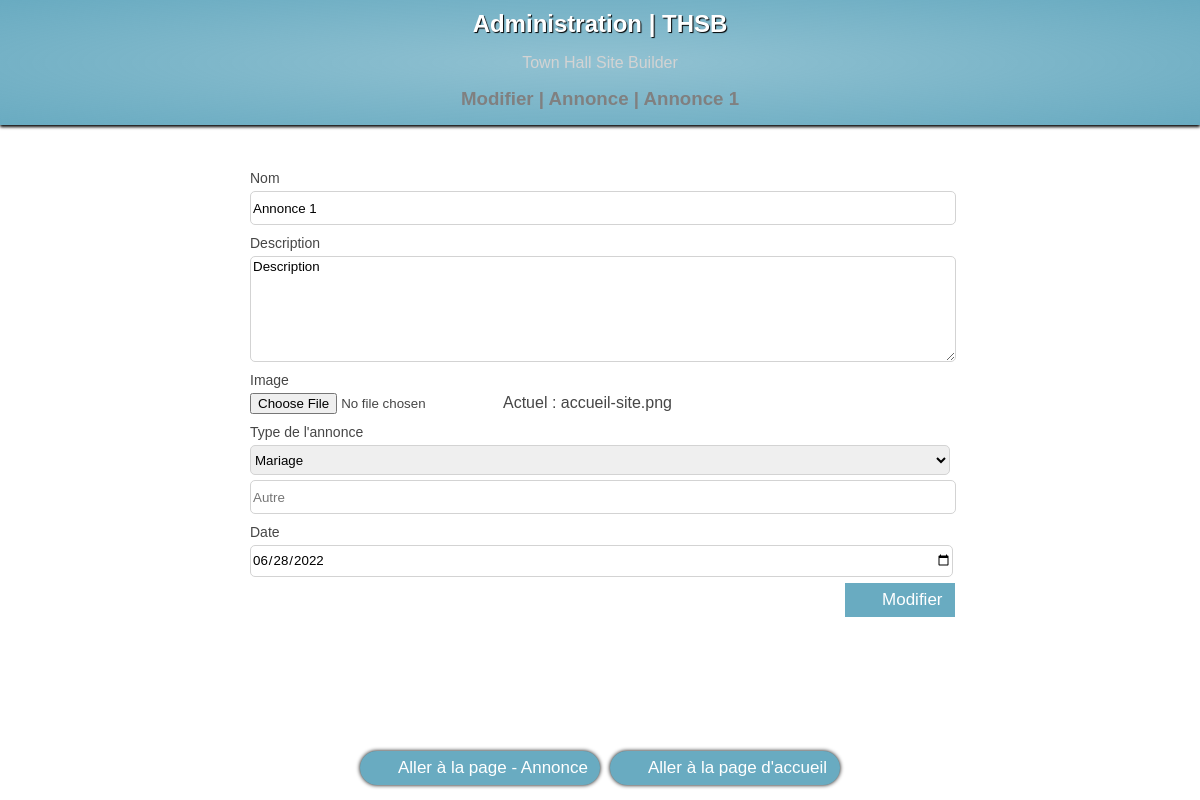
The app's page /admin/modifier.php?elementType=annonce&id=1 (signed in) with its own data.
### tables this page shows
CREATE TABLE annonces(
            id INTEGER PRIMARY KEY
        , nom varchar(50) NOT NULL, description text NOT NULL, image varchar(255) NULL, type varchar(255) NOT NULL, date date NOT NULL);

### classes/Property.php (called while the page is built, shortened)
<?php
class Property{
    private $name;
    private $label;
    private $type;
    private $nullable;
    public function __construct(string $name, string $label, string $type, int $maxLength = null, bool $nullable = false, array $validationRules = []){
        $this->name = $name;
        $this->label = $label;
        $this->nullable = $nullable;
        $type = strtolower($type);
        if(in_array($type, ["int", "varchar", "text", "longtext", "boolean", "date"])){
            $this->type = $type;
        }else{
            throw new InvalidArgumentException("Le type $type n'est pas reconnu");
        }
    }
    public function getName()
    {
        return $this->name;
    }
    public function isNullable()
    {
        return $this->nullable;
    }
    public function getType()
    {
        return $this->type;
    }
    public function getLabel()
    {
        return $this->label;
    }
}

### classes/Contenu.php (called while the page is built, shortened)
<?php
require_once __DIR__."/ElementSchema.php";
require_once __DIR__."/Property.php";
require_once __DIR__."/FileProperty.php";
class Contenu extends ElementSchema{
    public function __construct(string $table, array $properties, string $imagesFolder, string $page = null, array $validationRules = []){
        $contenuProperties = [];
        $contenuProperties[] = new Property("nom","Nom", "varchar", 50, false);
        $contenuProperties[] = new Property("description","Description", "text", null, false);
        $contenuProperties[] = new FileProperty("image", "Image", $imagesFolder, ["pdf", "jpg", "jpeg", "png"], true);
    }
}

### biblio/gestionnaire-model.php (called while the page is built)
<?php
require_once __DIR__."/../classes/ElementSchema.php";
require_once __DIR__."/../model.php";
function getElementSchema(string $elementType):?ElementSchema
{
    global $_MODEL;
    if(array_key_exists($elementType, $_MODEL)){
        return $_MODEL[$elementType];
    }else{
        throw new InvalidArgumentException("Le type d'élément $elementType n'est pas reconnu");
    }
}

### classes/ElementSchema.php (called while the page is built, shortened)
<?php
require_once __DIR__."/Property.php";
class ElementSchema{
    private $table;
    private $page;
    private $properties = [];
    public function __construct(string $table, array $properties, string $page = null, array $validationRules = []){
        $this->table = $table;
        $this->page = $page != null ? $page.".php" : null;
        foreach($properties as $property){
            if(is_object($property) && $property instanceof Property){
                $this->properties[$property->getName()] = $property;
            }
        }
    }
    public function getProperties()
    {
        return $this->properties;
    }
    public function getTable()
    {
        return $this->table;
    }
    public function getPage()
    {
        return $this->page;
    }
}

### biblio/gestionnaire-base-de-donnees.php (called while the page is built, shortened)
<?php
require_once __DIR__."/../classes/ElementSchema.php";
$_BDD = null;
function connectDB():?PDO
{
    global $_BDD;
    if($_BDD == null){
        try{
            $_BDD = new PDO("sqlite:".FICHIER_BASE_DE_DONNEES);
        }catch(PDOException $e){
            echo "Echec de la connexion à la base de données<br><br>";
            exit();
        }
    }
    return $_BDD;
}
function findBy(string $elementType, array $criteria, string $orderBy = null, int $limit = null):?array
{
    $elementSchema = getElementSchema($elementType);
    $query = "SELECT * FROM ".$elementSchema->getTable();
    if($criteria != null && is_array($criteria)){
        $whereStatements = [];
        $whereStatementsValues = [];
        foreach($criteria as $key => $value){
            if($key == "id" || array_key_exists($key, $elementSchema->getProperties())){
                $whereStatements[] = "$key = ?";
                $whereStatementsValues[] = $value;
            }else{
                throw new InvalidArgumentException("La propriété '$key' dans les critères n'est pas reconnue");
            }
        }
        if(count($whereStatements) > 0){
            $query .= " WHERE ".implode(" AND ", $whereStatements);
        }
    }
    $bdd = connectDB();
    $req = $bdd->prepare($query);
    $req->execute($whereStatementsValues ?? []);
    $elements = [];
    while($element = $req->fetch(PDO::FETCH_ASSOC))
        $elements[] = $element;
    return $elements;
}
function findOneBy(string $elementType, array $criteria):?array
{
    $elements = findBy($elementType, $criteria);
    return $elements[0] ?? null;
}
function findById(string $elementType, int $id):?array
{
    return findOneBy($elementType, ["id" => $id]);
}

### classes/FileProperty.php (called while the page is built, shortened)
<?php
require_once __DIR__."/Property.php";
class FileProperty extends Property{
    private $extensions;
    public function __construct(string $name, string $label, string $folder, $extensions = [], bool $nullable = false){
        $this->extensions = $extensions;
    }
    public function getExtensions()
    {
        return $this->extensions;
    }
}

### classes/EnumProperty.php (called while the page is built, shortened)
<?php
require_once __DIR__."/Property.php";
class EnumProperty extends Property{
    private $values;
    private $extendable;
    public function __construct(string $name, string $label, array $values, bool $nullable = false, bool $extendable = false){
        $this->values = $values;
        $this->extendable = $extendable;
    }
    public function isExtendable()
    {
        return $this->extendable;
    }
    public function getValues()
    {
        return $this->values;
    }
}

### admin/head.php (called while the page is built, shortened)
<?php
$installation = isset($_SESSION["installation"]) && $_SESSION["installation"] == true;

### biblio/generateur-formulaire.php (the view, shortened to what this page needs)
<?php
require_once __DIR__."/gestionnaire-model.php";
function generateForm(string $elementType, $values = [], string $formType = "add"){
    $elementSchema = getElementSchema($elementType);
    $formType = strtolower($formType);
    $html = '';
    foreach($elementSchema->getProperties() as $propertyName => $property){
        $requiredText = $property->isNullable() ? "" : "required";
        $html .= '<span><label for="'.$propertyName.'">'.$property->getLabel().'</label>';
        $value = $values[$propertyName] ?? "";
        if($property instanceof FileProperty){
            if($formType == "update"){
                $requiredText = "";
            }
            $html .= '<input type="file" name="'.$propertyName.'" id="'.$propertyName.'" '.$requiredText.' '.((count($property->getExtensions())>0) ?  'accept=".'.implode(',.', $property->getExtensions()).'"' : "").'/>';
            if($value != ""){
                $html .= "<font>Actuel : $value</font>";
            }
        }elseif($property instanceof EnumProperty){
            $value = !is_array($value) ? $value : ((count($value) > 1 && $value[1] != "") ? $value[1] : $value[0]);
            $html .= "<select name='".$propertyName."[]' id='$propertyName' $requiredText>";
            foreach($property->getValues() as $v){
                $html .= "<option value='$v' ".($v == $value ? "selected" : "").">$v</option>";
            }
            if($property->isExtendable()){
                $html .= "<input type='text' name='".$propertyName."[]' placeholder='Autre' value='".(!in_array($value, $property->getValues()) ? $value : "")."' style='margin-top:5px'/>";
            }
            $html .= '</select>';
        }elseif($property->getType() == "boolean"){
            $html .= '<input type="checkbox" name="'.$propertyName.'" id="'.$propertyName.'"/>';
        }elseif(in_array($property->getType(), ["text", "longtext"])){
            $html .= '<textarea name="'.$propertyName.'" id="'.$propertyName.'" '.$requiredText.'>'.$value.'</textarea>';
        }else{
            switch($property->getType()){
                case "varchar": $type = "text";break;
                case "date": $type = "date";break;
            }
            $html .= '<input type="'.$type.'" name="'.$propertyName.'" id="'.$propertyName.'" '.$requiredText.' value ="'.$value.'"/>';
        }
        $html .= '</span>';
    }
    return $html;
}

### admin/modifier.php (shortened to what this page needs)
<?php
    require "./head.php";
    $elementType = $_GET["elementType"] ?? null;
    $idElement = $_GET["id"] ?? null;
    $elementSchema = $_MODEL[$elementType];
    $element = findById($elementType, $idElement);
    $form = generateForm($elementType, $element, "update");
?>
<?php $_PAGE_TITLE = "Modifier | ".ucfirst($elementType)." | ".$element["nom"] ?>
    <form method="POST" enctype="multipart/form-data">
        <?= $form ?>
        <div class="btns">
            <button type="submit" class="btn btn-primary" name="form-submit"><object data="../assets/icons/edit.svg" class="icon"></object><em>Modifier</em></button>
        </div>
    </form>
<?php $_CONTENT = ob_get_clean(); ?>
<?php require "base.php"; ?>

### admin/base.php (shortened to what this page needs)
<!DOCTYPE html>
<html lang="en">
<head>
    <?php if($installation){ ?>
        <link rel="stylesheet" type="text/css" href="style.css">
    <?php }else{ ?>
        <link rel="stylesheet" type="text/css" href="style-non-installation.css">
    <?php } ?>
</head>
<body>
    <div id="page">
        <header>
            <h2><?= $installation ? "Installation" : "Administration" ?> | THSB</h2>
            <p style="color:lightgray">Town Hall Site Builder</p>
            <h3><?= $_PAGE_TITLE ?></h3>
        </header>
        <div id="content">
            <?= $_CONTENT ?>
        </div>
    </div>
    <div id="liens-pied">
    <?php if(!$installation){ ?>
        <?php if(isset($elementType) &&  $elementSchema->getPage() != ""){ ?>
            <a href="../<?= $elementSchema->getPage() ?>" class="btn btn-primary">
                <object data="../assets/icons/arrow-left.svg" class="icon"></object><em>Aller à la page - <?= ucfirst($elementType) ?></em>
            </a>
        <?php } ?>
        <a href="../index.php" class="btn btn-primary">
            <object data="../assets/icons/arrow-left.svg" class="icon"></object><em>Aller à la page d'accueil</em>
        </a>
    <?php } ?>
    </div>
</body>
</html>

### admin/style-non-installation.css (style rules this page uses)
body { font-family: sans-serif; padding:0; margin:0; background: white; color:rgb(70,70,70); }
#page { background:white; width:60%; margin:auto; }
header { text-align: center; background:radial-gradient(var(--couleur-primaire-claire-2), var(--couleur-primaire)); position:fixed; width:100%; left:0; top:0; padding:10px 0; z-index:20; box-shadow:0 2px 3px black; }
header h2 { color:white; text-shadow: 1px 1px 1px black; margin:0; }
header p { color:black; }
#content { margin-top:150px; padding-bottom:60px; }
h3 { color:gray; text-align:center; margin:5px 0; }
#liens-pied { position: fixed; width:100%; left:0; display:flex; justify-content: center; bottom:10px; z-index:5; }
#liens-pied a { text-decoration: none; border-radius:20px; background:var(--couleur-primaire); margin:5px; padding:7px 10px; box-shadow: 0 0 4px black; color:white; }
form { position:relative; }
form button[type="submit"] { position:absolute; z-index:10; right:5px; bottom:-25px; }

### assets/css/_pages-elements.css (style rules this page uses)
.icon { width:20px; display:inline-block; margin:0 2.5px; }
.btn em, button em { font-style: normal; display:inline-block; vertical-align: top; height:100%; margin:0 2.5px; }
.btn .icon, button .icon { display:inline-block; vertical-align: top; height:100%; }
.btn { border:0; padding:7px 10px; font-size:17px; transition: all .2s ease; text-decoration: none; }
.btn .icon { filter:invert(100%); }
.btn-primary { background:var(--couleur-primaire); color:white; }
.btns { text-align:right; margin-top:5px; }
form { padding:10px; }
form span { display:block; }
form label { display:block; margin-top:10px; margin-bottom:5px; font-size:14px; }
form input[type=text], form input[type=date], form textarea, form select, form input[type=password] { display: block; max-width: 100%; min-width:100%; border:1px solid lightgray; border-radius:5px; min-height:30px; font-family: sans-serif; }
form textarea { height:100px; }

### records on screen
annonces: nom "Modifier | Annonce | Annonce 1", nom "Annonce 1", description "Description", image "accueil-site.png", type "Mariage", date "06/28/2022"

### other values on screen
$property->getLabel() "Nom"
$property->getLabel() "Description"
$property->getLabel() "Image"
$property->getLabel() "Type de l'annonce"
$property->getLabel() "Date"
$elementType "Annonce"
